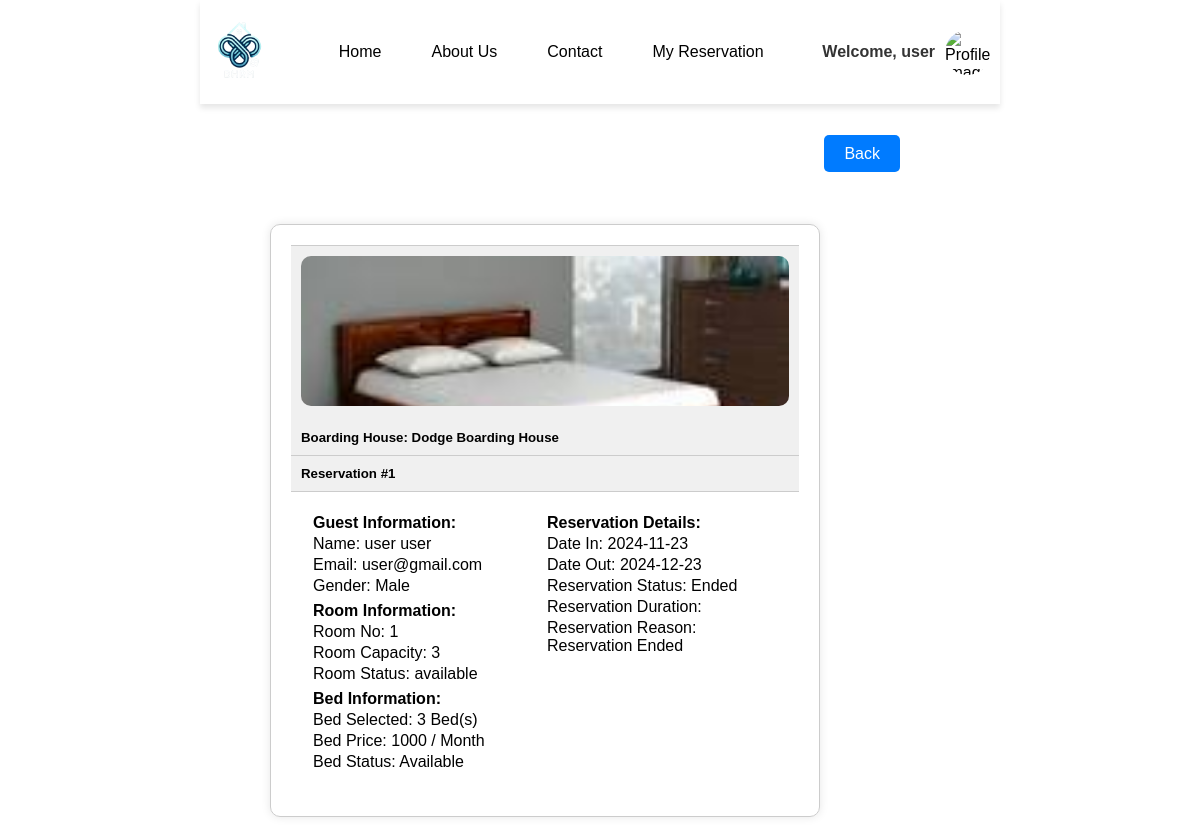
The app's page /reservation.php (signed in), older data.
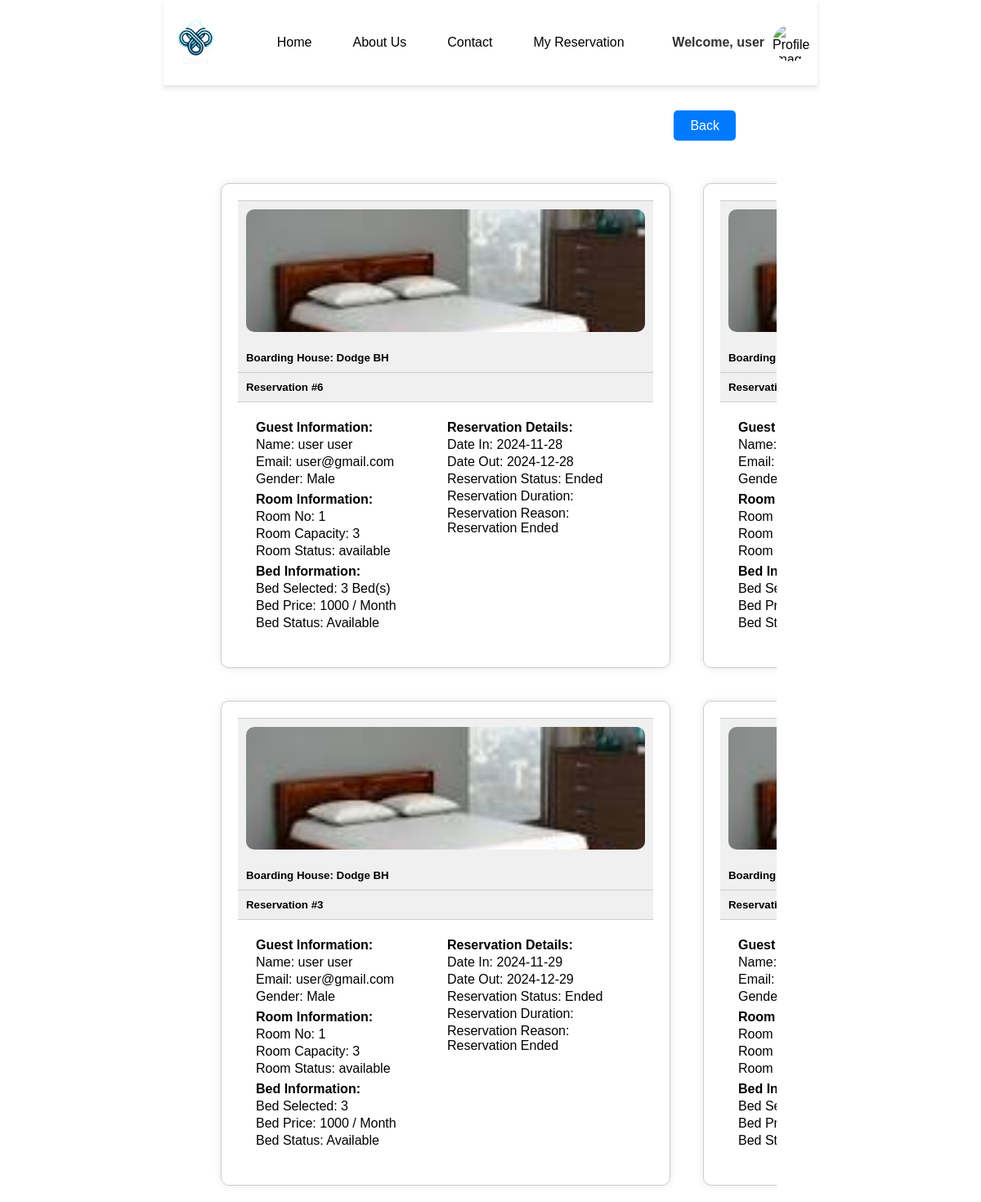
The same page, newer data.
### tables this page shows
CREATE TABLE `reservation` (
  `id` int(255) NOT NULL,
  `fname` varchar(255) NOT NULL,
  `lname` varchar(255) NOT NULL,
  `email` varchar(255) NOT NULL,
  `gender` varchar(255) NOT NULL,
  `date_in` date DEFAULT NULL,
  `date_out` date DEFAULT NULL,
  `tenant_status` varchar(255) NOT NULL,
  `addons` varchar(255) NOT NULL,
  `room_no` int(255) NOT NULL,
  `bed_no` varchar(255) NOT NULL,
  `bed_price` int(255) NOT NULL,
  `bed_stat` varchar(255) NOT NULL,
  `capacity` int(255) NOT NULL,
  `amenities` varchar(255) NOT NULL,
  `price` int(255) NOT NULL,
  `image` varchar(255) NOT NULL,
  `status` varchar(255) NOT NULL,
  `res_stat` varchar(255) NOT NULL,
  `res_duration` varchar(255) NOT NULL,
  `res_reason` varchar(255) NOT NULL,
  `hname` varchar(255) NOT NULL,
  `owner` varchar(255) NOT NULL
);

### reservation.php (the view, shortened to what this page needs)
<?php require 'php/connection.php';
?>
<!DOCTYPE html>
<html lang="en">
<head>
</head>
<body>
    <?php include 'navbar.php'; ?>
    <?php if(!empty($_SESSION['role']) && $_SESSION['role'] == 'landlord'): ?>
    <?php else: ?>
        <div class="back">
            <div>
                <?php
                    if(empty($_SESSION['uname'])){
                        echo "<a class='btn' href='index.php'>Back</a>";
                    }else{
                        echo "<a class='btn' href='index.php'>Back</a>";
                    }
                ?>
            </div>
        </div>
    <?php endif; ?>
    <div class="container">
        <?php
        if (!empty($_SESSION['uname']) && $_SESSION['role'] == 'user' && empty($_SESSION['hname'])) {
            $uname = $_SESSION['uname'];
            $query = "SELECT * FROM reservation WHERE email = '$uname' order by id desc";
            $result = mysqli_query($conn, $query);
            while ($fetch = mysqli_fetch_assoc($result)) {
        ?>
        <div class="card">
            <div class="card-footer">
                <img src="<?php echo $fetch['image']; ?>">
            </div>
            <div class="card-header">
                <h5>Boarding House: <?php echo $fetch['hname']; ?></h5>
            </div>
            <div class="card-header">
                <h5>Reservation #<?php echo $fetch['id']; ?></h5>
            </div>
            <div class="card-body">
                <div class="row">
                    <div class="col-md-6">
                        <p><strong>Guest Information:</strong></p>
                        <p>Name: <?php echo $fetch['fname'] . ' ' . $fetch['lname']; ?></p>
                        <p>Email: <?php echo $fetch['email']; ?></p>
                        <p>Gender: <?php echo $fetch['gender']; ?></p>
                    </div>
                    <div class="col-md-6">
                        <p><strong>Room Information:</strong></p>
                        <p>Room No: <?php echo $fetch['room_no']; ?></p>
                        <p>Room Capacity: <?php echo $fetch['capacity']; ?></p>
                        <p>Room Status: <?php echo $fetch['status']; ?></p>
                    </div>
                    <div class="col-md-6">
                        <p><strong>Bed Information:</strong></p>
                        <p>Bed Selected: <?php echo $fetch['bed_no'];?> </p>
                        <p>Bed Price: <?php echo $fetch['bed_price']; ?> / Month</p>
                        <p>Bed Status: <?php echo $fetch['bed_stat'];?> </p>
                    </div>
                </div>
                <div class="row">
                    <div class="col-md-6">
                        <p><strong>Reservation Details:</strong></p>
                        <p>Date In: <?php echo $fetch['date_in']; ?></p>
                        <p>Date Out: <?php echo $fetch['date_out']; ?></p>
                        <p>Reservation Status: <?php echo $fetch['res_stat']; ?></p>
                        <p>Reservation Duration: <?php echo $fetch['res_duration']; ?></p>
                        <p>Reservation Reason: <?php echo $fetch['res_reason']; ?></p>
                    </div>
                </div>
            </div>
        </div>
        <?php } } ?>
    </div>
</body>
</html>

Row changes from the older to the newer data that the page shows:
no longer on this page (row edited): reservation: image (picture), hname "Dodge Boarding House", id "1", fname "user", lname "user", email "user@gmail.com", gender "Male", room_no "1", capacity "3", status "available", bed_no "3 Bed(s)", bed_price "1000", bed_stat "Available", date_in "2024-11-23", date_out "2024-12-23", res_stat "Ended", res_reason "Reservation Ended"
added reservation: image (picture), hname "Dodge BH", id "6", fname "user", lname "user", email "user@gmail.com", gender "Male", room_no "1", capacity "3", status "available", bed_no "3 Bed(s)", bed_price "1000", bed_stat "Available", date_in "2024-11-28", date_out "2024-12-28", res_stat "Ended", res_reason "Reservation Ended"
added reservation: image (picture)
added reservation: image (picture), hname "Dodge BH", id "3", fname "user", lname "user", email "user@gmail.com", gender "Male", room_no "1", capacity "3", status "available", bed_no "3", bed_price "1000", bed_stat "Available", date_in "2024-11-29", date_out "2024-12-29", res_stat "Ended", res_reason "Reservation Ended"
added reservation: image (picture)
